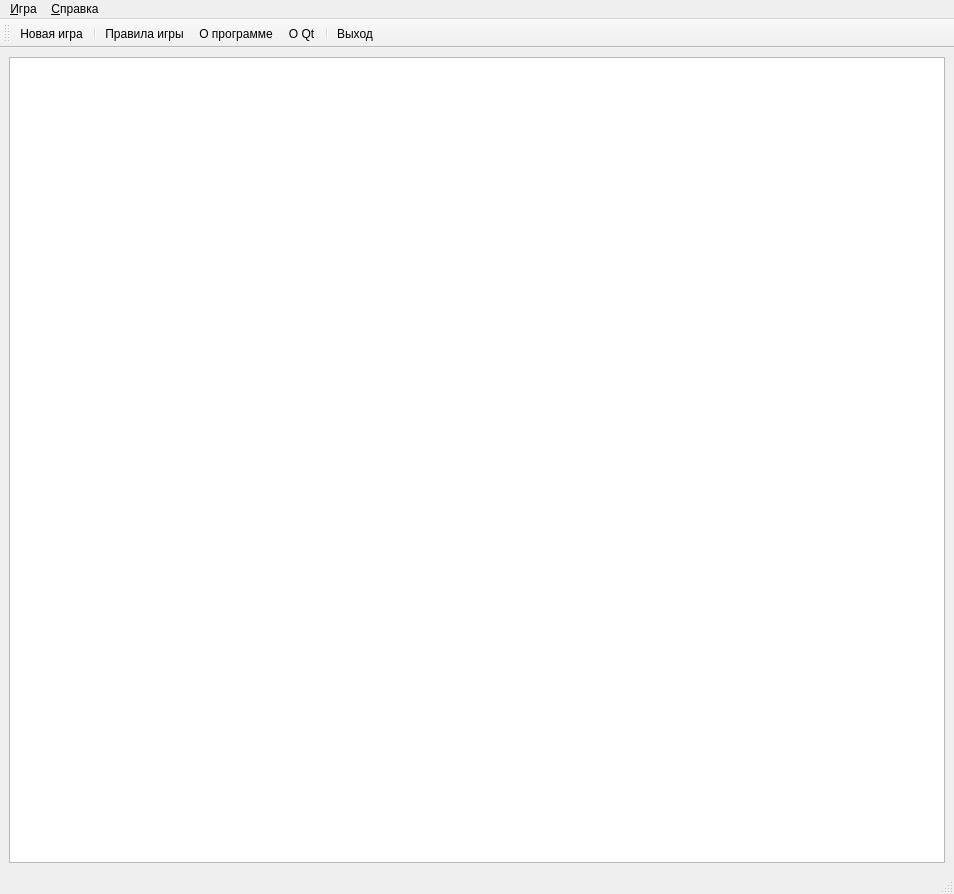
<?xml version="1.0" encoding="UTF-8"?>
<ui version="4.0">
 <class>MainWindow</class>
 <widget class="QMainWindow" name="MainWindow">
  <property name="geometry">
   <rect>
    <x>0</x>
    <y>0</y>
    <width>954</width>
    <height>894</height>
   </rect>
  </property>
  <property name="baseSize">
   <size>
    <width>0</width>
    <height>0</height>
   </size>
  </property>
  <property name="windowTitle">
   <string>Пасьянс &quot;Лягушка&quot;</string>
  </property>
  <widget class="QWidget" name="centralwidget">
   <layout class="QVBoxLayout" name="verticalLayout">
    <item>
     <widget class="QGraphicsView" name="graphicsView">
      <property name="baseSize">
       <size>
        <width>0</width>
        <height>0</height>
       </size>
      </property>
      <property name="backgroundBrush">
       <brush brushstyle="SolidPattern">
        <color alpha="255">
         <red>0</red>
         <green>137</green>
         <blue>44</blue>
        </color>
       </brush>
      </property>
     </widget>
    </item>
   </layout>
  </widget>
  <widget class="QMenuBar" name="menubar">
   <property name="geometry">
    <rect>
     <x>0</x>
     <y>0</y>
     <width>954</width>
     <height>20</height>
    </rect>
   </property>
   <widget class="QMenu" name="menu">
    <property name="title">
     <string>&amp;Игра</string>
    </property>
    <addaction name="actionNew"/>
    <addaction name="separator"/>
    <addaction name="actionExit"/>
   </widget>
   <widget class="QMenu" name="menu_2">
    <property name="title">
     <string>&amp;Справка</string>
    </property>
    <addaction name="actionHelp"/>
    <addaction name="actionAbout"/>
    <addaction name="actionAboutQt"/>
   </widget>
   <addaction name="menu"/>
   <addaction name="menu_2"/>
  </widget>
  <widget class="QStatusBar" name="statusbar"/>
  <widget class="QToolBar" name="toolBar">
   <property name="windowTitle">
    <string>toolBar</string>
   </property>
   <attribute name="toolBarArea">
    <enum>TopToolBarArea</enum>
   </attribute>
   <attribute name="toolBarBreak">
    <bool>false</bool>
   </attribute>
   <addaction name="actionNew"/>
   <addaction name="separator"/>
   <addaction name="actionHelp"/>
   <addaction name="actionAbout"/>
   <addaction name="actionAboutQt"/>
   <addaction name="separator"/>
   <addaction name="actionExit"/>
  </widget>
  <action name="actionNew">
   <property name="icon">
    <iconset theme="document-new">
     <normaloff/>
    </iconset>
   </property>
   <property name="text">
    <string>&amp;Новая игра</string>
   </property>
   <property name="shortcut">
    <string>Ctrl+N</string>
   </property>
  </action>
  <action name="actionHelp">
   <property name="text">
    <string>&amp;Правила игры...</string>
   </property>
   <property name="shortcut">
    <string>F1</string>
   </property>
  </action>
  <action name="actionAbout">
   <property name="text">
    <string>&amp;О программе...</string>
   </property>
   <property name="shortcut">
    <string>Ctrl+H</string>
   </property>
  </action>
  <action name="actionAboutQt">
   <property name="text">
    <string>О &amp;Qt...</string>
   </property>
   <property name="shortcut">
    <string>Ctrl+Q</string>
   </property>
  </action>
  <action name="actionExit">
   <property name="icon">
    <iconset theme="dialog-close">
     <normaloff/>
    </iconset>
   </property>
   <property name="text">
    <string>&amp;Выход</string>
   </property>
   <property name="toolTip">
    <string>Выход из программы</string>
   </property>
   <property name="shortcut">
    <string>Alt+X</string>
   </property>
  </action>
 </widget>
 <resources/>
 <connections>
  <connection>
   <sender>actionExit</sender>
   <signal>triggered()</signal>
   <receiver>MainWindow</receiver>
   <slot>close()</slot>
   <hints>
    <hint type="sourcelabel">
     <x>-1</x>
     <y>-1</y>
    </hint>
    <hint type="destinationlabel">
     <x>399</x>
     <y>299</y>
    </hint>
   </hints>
  </connection>
 </connections>
</ui>
